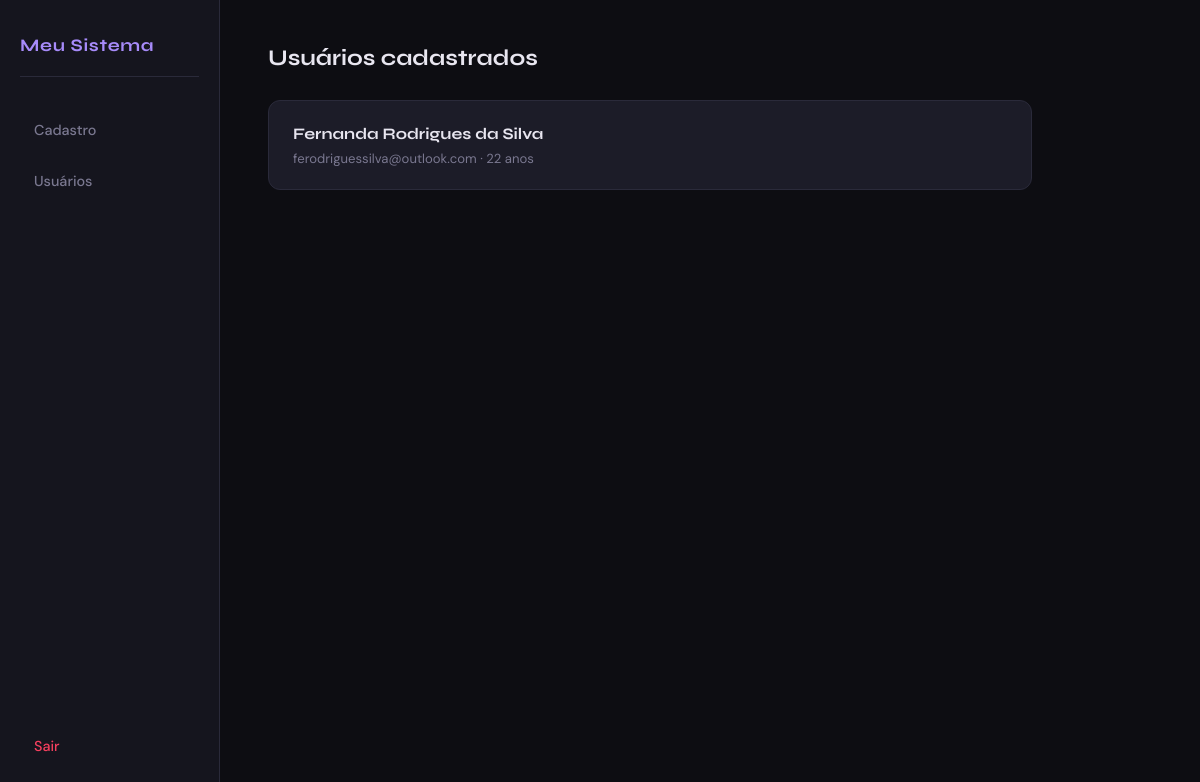
Before: /usuarios (signed in) with the older database file.
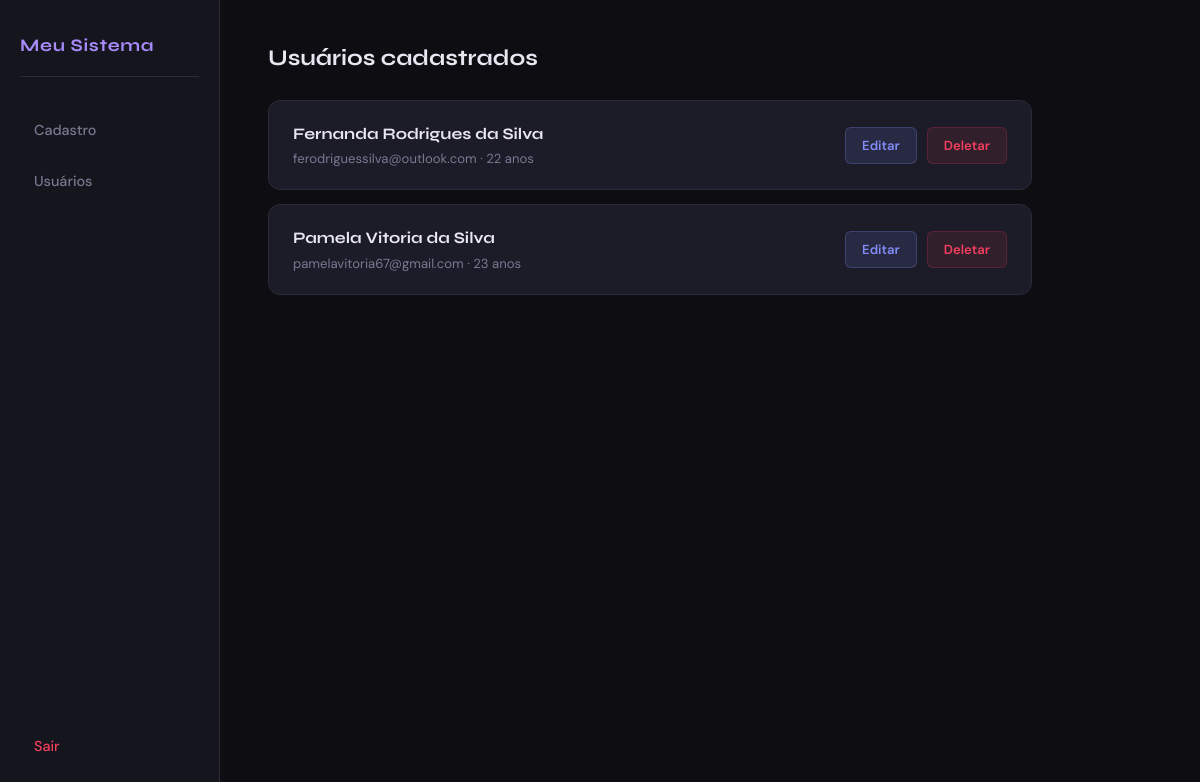
After: the same page with the newer database file.
### main.py (models this page shows)
class Usuario(db.Model):
    id = db.Column(db.Integer, primary_key=True)
    nome = db.Column(db.String(100), nullable=False)
    email = db.Column(db.String(100), nullable=False)
    idade = db.Column(db.Integer, nullable=False)

### main.py (the view)
@app.route("/usuarios")
def usuarios_page():
    if not session.get("logado"):
        return redirect ("/login")
    usuarios = Usuario.query.all()
    return render_template("usuarios.html", usuarios=usuarios)

### templates/usuarios.html (shortened to what this page needs)
<!DOCTYPE html>
<html lang="pt-br">
<head>
    <link rel="stylesheet" href="{{ url_for('static', filename='css/style.css') }}">
</head>
<body>
<div class="layout">
    <div class="sidebar">
        <h2>Meu Sistema</h2>
        <a href="/">Cadastro</a>
        <a href="/usuarios">Usuários</a>
        <a href="/logout" class="sair">Sair</a>
    </div>
    <div class="conteudo">
        <h2>Usuários cadastrados</h2>
        {% if usuarios %}
            {% for u in usuarios %}
                <div class="usuario">
                    <div class="usuario-info">
                        <strong>{{ u.nome }}</strong>
                        <span>{{ u.email }} · {{ u.idade }} anos</span>
                    </div>
                    <div class="usuario-acoes">
                      {% if session.get("role") == "admin" %}
                        <a href="/editar/{{ u.id }}" class="btn-editar">Editar</a>
                        <a href="/deletar/{{ u.id }}" class="btn-deletar"
                           onclick="return confirm('Tem certeza que deseja deletar?')">
                           Deletar
                        </a>
                      {% endif %}
                    </div>
                </div>
            {% endfor %}
        {% else %}
            <p style="color: var(--muted); margin-top: 20px;">Nenhum usuário cadastrado ainda.</p>
        {% endif %}
    </div>
</div>
</body>
</html>

### static/css/style.css (style rules this page uses)
:root { --bg: #0d0d12; --surface: #15151e; --card: #1c1c28; --border: #2a2a3a; --purple: #7c3aed; --purple-light: #a78bfa; --purple-glow: rgba(124, 58, 237, 0.25); --text: #e8e6f0; --muted: #7a7890; --success: #22c55e; --info: #818cf8; --danger: #f43f5e; --warning: #f59e0b; }
*, *::before, *::after { box-sizing: border-box; margin: 0; padding: 0; }
body { background: var(--bg); color: var(--text); font-family: 'DM Sans', sans-serif; font-size: 15px; line-height: 1.6; min-height: 100vh; }
.layout { display: flex; min-height: 100vh; }
.sidebar { width: 220px; background: var(--surface); border-right: 1px solid var(--border); padding: 32px 20px; display: flex; flex-direction: column; gap: 8px; position: sticky; top: 0; height: 100vh; }
.sidebar h2 { font-family: 'Syne', sans-serif; font-size: 1.1rem; font-weight: 700; color: var(--purple-light); letter-spacing: 0.04em; margin-bottom: 24px; padding-bottom: 16px; border-bottom: 1px solid var(--border); }
.sidebar a { display: flex; align-items: center; gap: 10px; color: var(--muted); text-decoration: none; padding: 10px 14px; border-radius: 8px; font-size: 0.9rem; font-weight: 500; transition: all 0.2s ease; }
.conteudo { flex: 1; padding: 40px 48px; max-width: 860px; }
h1, h2 { font-family: 'Syne', sans-serif; font-weight: 700; color: var(--text); margin-bottom: 24px; }
h2 { font-size: 1.4rem; }
.usuario { background: var(--card); border: 1px solid var(--border); border-radius: 12px; padding: 20px 24px; margin-bottom: 14px; display: flex; align-items: center; justify-content: space-between; transition: border-color 0.2s, box-shadow 0.2s; }
.usuario-info strong { font-family: 'Syne', sans-serif; font-size: 1rem; color: var(--text); }
.usuario-info span { display: block; font-size: 0.82rem; color: var(--muted); margin-top: 2px; }
.usuario-acoes { display: flex; gap: 10px; }
.usuario-acoes a { padding: 7px 16px; border-radius: 6px; font-size: 0.82rem; font-weight: 600; text-decoration: none; transition: all 0.2s; }
.btn-editar { background: rgba(129, 140, 248, 0.12); color: var(--info); border: 1px solid rgba(129, 140, 248, 0.25); }
.btn-deletar { background: rgba(244, 63, 94, 0.1); color: var(--danger); border: 1px solid rgba(244, 63, 94, 0.2); }
.sidebar a.sair { color: #f43f5e; margin-top: auto; }

Changed rows visible on the page:
added Usuario: nome "Pamela Vitoria da Silva", email "pamelavitoria67@gmail.com", idade "23"
